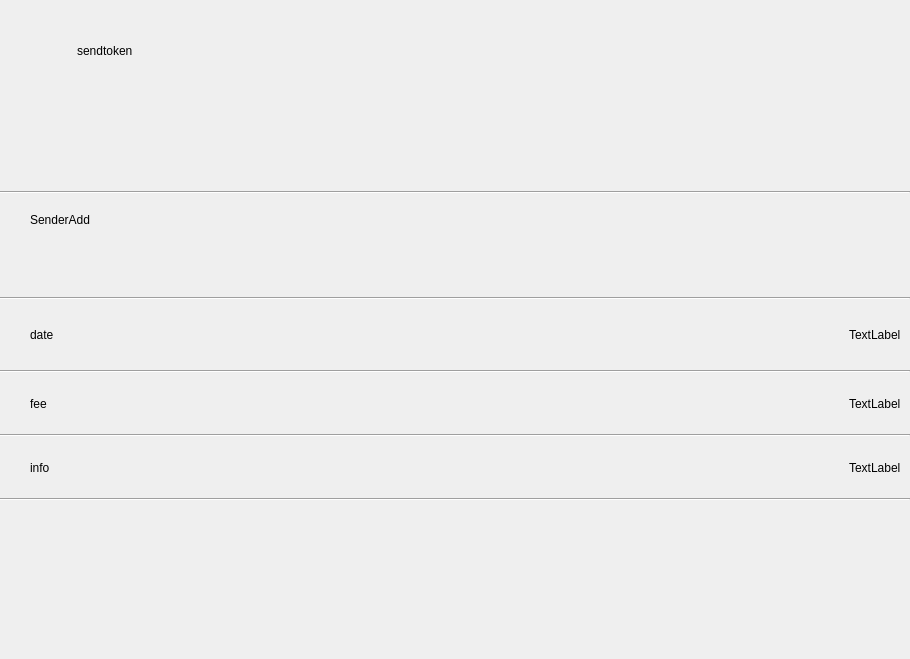
<?xml version="1.0" encoding="UTF-8"?>
<ui version="4.0">
 <class>SendTokenHistory</class>
 <widget class="QWidget" name="SendTokenHistory">
  <property name="geometry">
   <rect>
    <x>0</x>
    <y>0</y>
    <width>910</width>
    <height>659</height>
   </rect>
  </property>
  <property name="windowTitle">
   <string>Form</string>
  </property>
  <layout class="QGridLayout" name="gridLayout">
   <property name="leftMargin">
    <number>0</number>
   </property>
   <property name="topMargin">
    <number>0</number>
   </property>
   <property name="rightMargin">
    <number>0</number>
   </property>
   <property name="bottomMargin">
    <number>0</number>
   </property>
   <property name="spacing">
    <number>0</number>
   </property>
   <item row="0" column="0">
    <layout class="QVBoxLayout" name="verticalLayout">
     <property name="spacing">
      <number>0</number>
     </property>
     <item>
      <widget class="QFrame" name="frame">
       <property name="sizePolicy">
        <sizepolicy hsizetype="Preferred" vsizetype="Preferred">
         <horstretch>0</horstretch>
         <verstretch>0</verstretch>
        </sizepolicy>
       </property>
       <property name="minimumSize">
        <size>
         <width>0</width>
         <height>191</height>
        </size>
       </property>
       <property name="maximumSize">
        <size>
         <width>16777215</width>
         <height>191</height>
        </size>
       </property>
       <property name="styleSheet">
        <string notr="true">border:none</string>
       </property>
       <property name="frameShape">
        <enum>QFrame::StyledPanel</enum>
       </property>
       <property name="frameShadow">
        <enum>QFrame::Raised</enum>
       </property>
       <layout class="QGridLayout" name="gridLayout_7">
        <property name="leftMargin">
         <number>30</number>
        </property>
        <item row="0" column="0">
         <layout class="QVBoxLayout" name="verticalLayout_2">
          <item>
           <layout class="QHBoxLayout" name="horizontalLayout_5">
            <item>
             <widget class="QLabel" name="label">
              <property name="minimumSize">
               <size>
                <width>41</width>
                <height>41</height>
               </size>
              </property>
              <property name="maximumSize">
               <size>
                <width>41</width>
                <height>41</height>
               </size>
              </property>
              <property name="styleSheet">
               <string notr="true">background-image: url(:/res/png/sendico.png);</string>
              </property>
              <property name="text">
               <string/>
              </property>
             </widget>
            </item>
            <item>
             <widget class="QLabel" name="label_2">
              <property name="sizePolicy">
               <sizepolicy hsizetype="Preferred" vsizetype="Preferred">
                <horstretch>0</horstretch>
                <verstretch>0</verstretch>
               </sizepolicy>
              </property>
              <property name="minimumSize">
               <size>
                <width>0</width>
                <height>76</height>
               </size>
              </property>
              <property name="maximumSize">
               <size>
                <width>16777215</width>
                <height>76</height>
               </size>
              </property>
              <property name="text">
               <string>sendtoken</string>
              </property>
             </widget>
            </item>
            <item>
             <spacer name="horizontalSpacer_5">
              <property name="orientation">
               <enum>Qt::Horizontal</enum>
              </property>
              <property name="sizeHint" stdset="0">
               <size>
                <width>40</width>
                <height>20</height>
               </size>
              </property>
             </spacer>
            </item>
           </layout>
          </item>
          <item>
           <widget class="QWidget" name="widget_3" native="true">
            <property name="minimumSize">
             <size>
              <width>0</width>
              <height>82</height>
             </size>
            </property>
            <property name="maximumSize">
             <size>
              <width>16777215</width>
              <height>82</height>
             </size>
            </property>
            <layout class="QGridLayout" name="gridLayout_6">
             <item row="0" column="0">
              <widget class="QLabel" name="namelabel">
               <property name="minimumSize">
                <size>
                 <width>0</width>
                 <height>60</height>
                </size>
               </property>
               <property name="maximumSize">
                <size>
                 <width>16777215</width>
                 <height>60</height>
                </size>
               </property>
               <property name="font">
                <font>
                 <pointsize>-1</pointsize>
                </font>
               </property>
               <property name="styleSheet">
                <string notr="true">font-size : 24px;</string>
               </property>
               <property name="text">
                <string/>
               </property>
              </widget>
             </item>
            </layout>
           </widget>
          </item>
         </layout>
        </item>
       </layout>
      </widget>
     </item>
     <item>
      <widget class="Line" name="line">
       <property name="orientation">
        <enum>Qt::Horizontal</enum>
       </property>
      </widget>
     </item>
     <item>
      <widget class="QWidget" name="widget_2" native="true">
       <property name="minimumSize">
        <size>
         <width>0</width>
         <height>103</height>
        </size>
       </property>
       <property name="maximumSize">
        <size>
         <width>16777215</width>
         <height>103</height>
        </size>
       </property>
       <layout class="QGridLayout" name="gridLayout_4">
        <property name="leftMargin">
         <number>30</number>
        </property>
        <property name="topMargin">
         <number>0</number>
        </property>
        <property name="rightMargin">
         <number>0</number>
        </property>
        <property name="bottomMargin">
         <number>0</number>
        </property>
        <property name="spacing">
         <number>0</number>
        </property>
        <item row="1" column="0">
         <layout class="QHBoxLayout" name="horizontalLayout_4">
          <property name="leftMargin">
           <number>0</number>
          </property>
          <item>
           <widget class="QLabel" name="label_6">
            <property name="minimumSize">
             <size>
              <width>29</width>
              <height>25</height>
             </size>
            </property>
            <property name="maximumSize">
             <size>
              <width>29</width>
              <height>25</height>
             </size>
            </property>
            <property name="styleSheet">
             <string notr="true">background-image: url(:/res/png/smalllogo.png);</string>
            </property>
            <property name="text">
             <string/>
            </property>
           </widget>
          </item>
          <item>
           <widget class="QLabel" name="addText">
            <property name="minimumSize">
             <size>
              <width>500</width>
              <height>0</height>
             </size>
            </property>
            <property name="maximumSize">
             <size>
              <width>500</width>
              <height>16777215</height>
             </size>
            </property>
            <property name="text">
             <string/>
            </property>
            <property name="textInteractionFlags">
             <set>Qt::LinksAccessibleByKeyboard|Qt::LinksAccessibleByMouse|Qt::TextBrowserInteraction|Qt::TextEditable|Qt::TextEditorInteraction|Qt::TextSelectableByKeyboard|Qt::TextSelectableByMouse</set>
            </property>
           </widget>
          </item>
          <item>
           <spacer name="horizontalSpacer_4">
            <property name="orientation">
             <enum>Qt::Horizontal</enum>
            </property>
            <property name="sizeHint" stdset="0">
             <size>
              <width>40</width>
              <height>20</height>
             </size>
            </property>
           </spacer>
          </item>
         </layout>
        </item>
        <item row="0" column="0">
         <widget class="QLabel" name="label_5">
          <property name="text">
           <string>SenderAdd</string>
          </property>
         </widget>
        </item>
       </layout>
      </widget>
     </item>
     <item>
      <widget class="Line" name="line_2">
       <property name="orientation">
        <enum>Qt::Horizontal</enum>
       </property>
      </widget>
     </item>
     <item>
      <widget class="QFrame" name="frame_3">
       <property name="sizePolicy">
        <sizepolicy hsizetype="Preferred" vsizetype="Preferred">
         <horstretch>0</horstretch>
         <verstretch>0</verstretch>
        </sizepolicy>
       </property>
       <property name="minimumSize">
        <size>
         <width>0</width>
         <height>70</height>
        </size>
       </property>
       <property name="maximumSize">
        <size>
         <width>16777215</width>
         <height>70</height>
        </size>
       </property>
       <property name="styleSheet">
        <string notr="true">border:none</string>
       </property>
       <property name="frameShape">
        <enum>QFrame::StyledPanel</enum>
       </property>
       <property name="frameShadow">
        <enum>QFrame::Raised</enum>
       </property>
       <layout class="QGridLayout" name="gridLayout_2">
        <property name="leftMargin">
         <number>30</number>
        </property>
        <item row="0" column="0">
         <layout class="QHBoxLayout" name="horizontalLayout_2">
          <item>
           <widget class="QLabel" name="time">
            <property name="text">
             <string>date</string>
            </property>
           </widget>
          </item>
          <item>
           <spacer name="horizontalSpacer_2">
            <property name="orientation">
             <enum>Qt::Horizontal</enum>
            </property>
            <property name="sizeHint" stdset="0">
             <size>
              <width>247</width>
              <height>20</height>
             </size>
            </property>
           </spacer>
          </item>
          <item>
           <widget class="QLabel" name="timelabel">
            <property name="text">
             <string>TextLabel</string>
            </property>
           </widget>
          </item>
         </layout>
        </item>
       </layout>
      </widget>
     </item>
     <item>
      <widget class="Line" name="line_5">
       <property name="orientation">
        <enum>Qt::Horizontal</enum>
       </property>
      </widget>
     </item>
     <item>
      <widget class="QWidget" name="widget" native="true">
       <property name="minimumSize">
        <size>
         <width>0</width>
         <height>61</height>
        </size>
       </property>
       <property name="maximumSize">
        <size>
         <width>16777215</width>
         <height>61</height>
        </size>
       </property>
       <layout class="QGridLayout" name="gridLayout_5">
        <property name="leftMargin">
         <number>30</number>
        </property>
        <item row="0" column="0">
         <layout class="QHBoxLayout" name="horizontalLayout_3">
          <item>
           <widget class="QLabel" name="label_3">
            <property name="text">
             <string>fee</string>
            </property>
           </widget>
          </item>
          <item>
           <spacer name="horizontalSpacer_3">
            <property name="orientation">
             <enum>Qt::Horizontal</enum>
            </property>
            <property name="sizeHint" stdset="0">
             <size>
              <width>709</width>
              <height>20</height>
             </size>
            </property>
           </spacer>
          </item>
          <item>
           <widget class="QLabel" name="feeText">
            <property name="text">
             <string>TextLabel</string>
            </property>
           </widget>
          </item>
         </layout>
        </item>
       </layout>
      </widget>
     </item>
     <item>
      <widget class="Line" name="line_4">
       <property name="orientation">
        <enum>Qt::Horizontal</enum>
       </property>
      </widget>
     </item>
     <item>
      <widget class="QFrame" name="frame_4">
       <property name="sizePolicy">
        <sizepolicy hsizetype="Preferred" vsizetype="Preferred">
         <horstretch>0</horstretch>
         <verstretch>0</verstretch>
        </sizepolicy>
       </property>
       <property name="minimumSize">
        <size>
         <width>0</width>
         <height>61</height>
        </size>
       </property>
       <property name="maximumSize">
        <size>
         <width>16777215</width>
         <height>61</height>
        </size>
       </property>
       <property name="styleSheet">
        <string notr="true">border:none</string>
       </property>
       <property name="frameShape">
        <enum>QFrame::StyledPanel</enum>
       </property>
       <property name="frameShadow">
        <enum>QFrame::Raised</enum>
       </property>
       <layout class="QGridLayout" name="gridLayout_3">
        <property name="leftMargin">
         <number>30</number>
        </property>
        <item row="0" column="0">
         <layout class="QHBoxLayout" name="horizontalLayout">
          <item>
           <widget class="QLabel" name="label_4">
            <property name="text">
             <string>info</string>
            </property>
           </widget>
          </item>
          <item>
           <spacer name="horizontalSpacer">
            <property name="orientation">
             <enum>Qt::Horizontal</enum>
            </property>
            <property name="sizeHint" stdset="0">
             <size>
              <width>252</width>
              <height>20</height>
             </size>
            </property>
           </spacer>
          </item>
          <item>
           <widget class="QLabel" name="infolabel">
            <property name="text">
             <string>TextLabel</string>
            </property>
           </widget>
          </item>
         </layout>
        </item>
       </layout>
      </widget>
     </item>
     <item>
      <widget class="Line" name="line_3">
       <property name="orientation">
        <enum>Qt::Horizontal</enum>
       </property>
      </widget>
     </item>
     <item>
      <spacer name="verticalSpacer">
       <property name="orientation">
        <enum>Qt::Vertical</enum>
       </property>
       <property name="sizeHint" stdset="0">
        <size>
         <width>20</width>
         <height>40</height>
        </size>
       </property>
      </spacer>
     </item>
    </layout>
   </item>
  </layout>
 </widget>
 <resources/>
 <connections/>
</ui>
